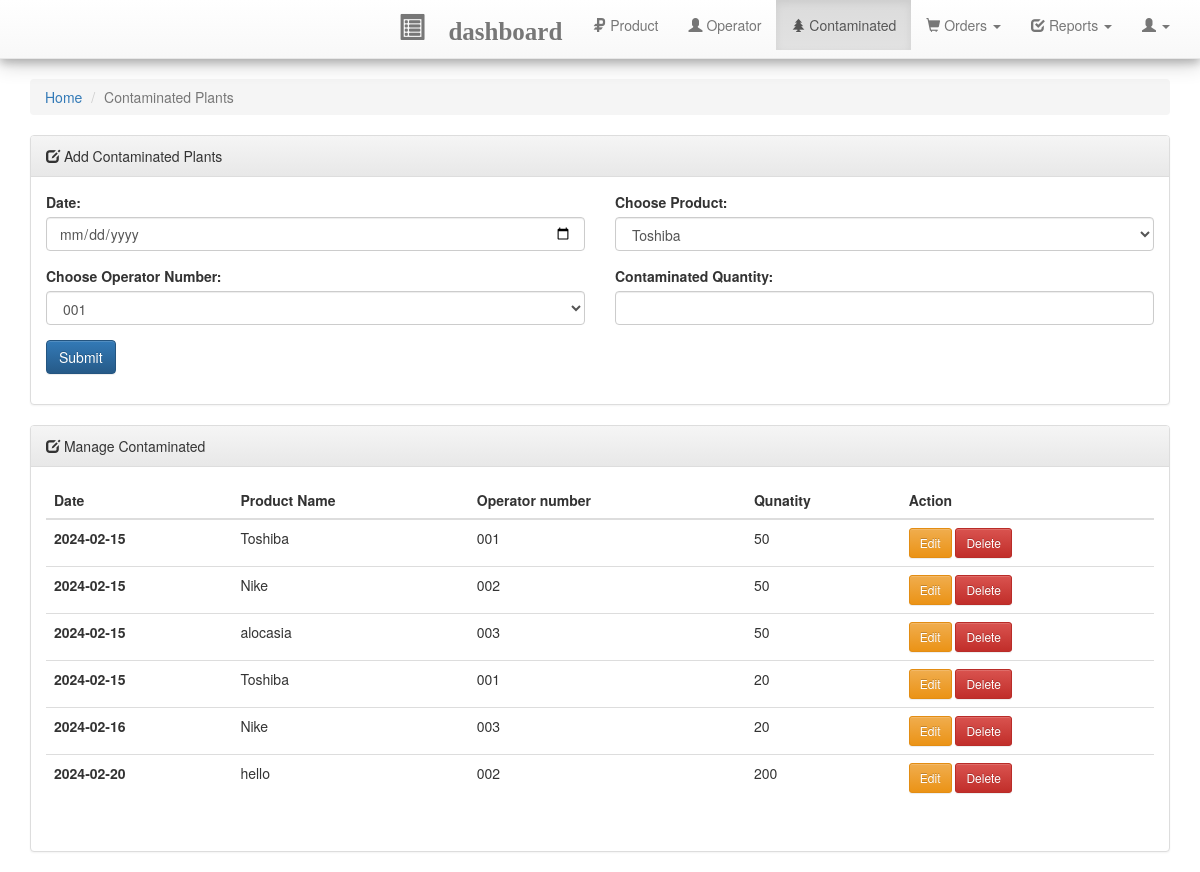
Page /contaminated.php (signed in) on the earlier database version.
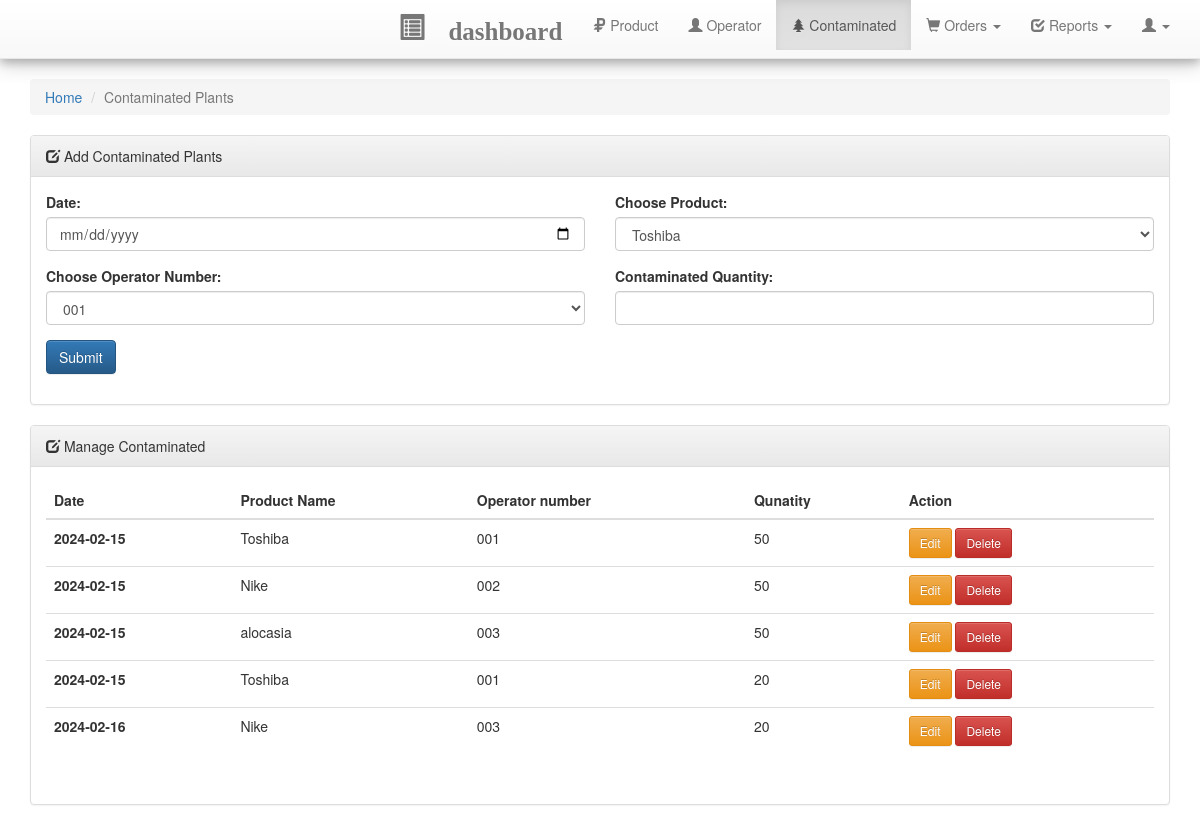
Same page on the later database version.
### tables this page shows
CREATE TABLE `contaminated_plants` (
  `contaminated_id` int(11) NOT NULL,
  `contaminated_date` date NOT NULL,
  `product_id` bigint(11) NOT NULL,
  `operator_number` varchar(50) NOT NULL,
  `contaminated_quantity` int(11) NOT NULL
);

CREATE TABLE `product` (
  `product_id` int(11) NOT NULL,
  `product_date` date DEFAULT NULL,
  `product_name` varchar(255) NOT NULL,
  `quantity` varchar(255) NOT NULL,
  `rate` varchar(255) NOT NULL,
  `wholesale` varchar(255) NOT NULL,
  `thb` varchar(255) NOT NULL,
  `active` int(11) NOT NULL DEFAULT 0,
  `status` int(11) NOT NULL DEFAULT 0
);

### contaminated.php (the view, shortened to what this page needs)
<?php require_once 'includes/header.php'; ?>
<div class="row">
	<div class="col-md-12">
		<ol class="breadcrumb">
		  <li><a href="dashboard.php">Home</a></li>
		  <li class="active">Contaminated Plants</li>
		</ol>
		<div class="panel panel-default">
			<div class="panel-heading">
				<div class="page-heading"> <i class="glyphicon glyphicon-edit"></i> Add Contaminated Plants</div>
			</div>
			<div class="panel-body">
				<div>
					<form method="post" action="php_action/createContaminated.php">
						<div class="row d-flex align-items-center justify-content-center">
							<div class="col-sm-6 form-group">
								<label for="date">Date:</label>
								<input class="form-control" type="date" id="date" name="contaminated_date" required>
							</div>
							<div class="col-sm-6 form-group">
								<label for="product">Choose Product:</label>
								<select class="form-control" name="product_id" id="product" required>
									<?php
									$conn = new mysqli($servername, $username, $password, $dbname);
									$sql = "SELECT * FROM product WHERE status = 1 AND active = 1 AND quantity>0";
									$result = $conn->query($sql);
									if ($result->num_rows > 0) {
									    while ($row = $result->fetch_assoc()) {
									        echo '<option value="' . $row["product_id"] . '">' . $row["product_name"] . '</option>';
									    }
									} else {
									    echo '<option value="">No products found</option>';
									}
									?>
								</select>
							</div>
							<div class="col-sm-6 form-group">
								<label for="operator_number">Choose Operator Number:</label>
								<select class="form-control" name="operator_number" id="operator_number" required>
									<option value="001">001</option>
								</select>
							</div>
							<div class="col-sm-6 form-group">
								<label for="contaminated_quantity">Contaminated Quantity:</label>
								<input class="form-control" type="number" name="contaminated_quantity" required>
							</div>
							<div class="col-sm-6 mt-2 form-group d-flex align-items-center justify-content-end">
								<button class="btn btn-md btn-primary btn-outline-success" type="sucess">Submit</button>
							</div>
						</div>
					</form>
				</div>
			</div>
		</div>
		<div class="panel panel-default">
			<div class="panel-heading">
				<div class="page-heading"> <i class="glyphicon glyphicon-edit"></i> Manage Contaminated</div>
			</div>
			<div class="panel-body">
				<div>
					<div class="row d-flex align-items-center justify-content-center">
						<div class="col-sm-12 form-group">
							<table class="table">
							  <thead>
							    <tr>
							      <th scope="col">Date</th>
							      <th scope="col">Product Name</th>
							      <th scope="col">Operator number</th>
							      <th scope="col">Qunatity</th>
							      <th scope="col">Action</th>
							    </tr>
							  </thead>
							  <tbody>
									<?php
									    $sqlOper = "SELECT cp.contaminated_id, cp.contaminated_date, cp.product_id, cp.operator_number, cp.contaminated_quantity, p.product_name
									                FROM contaminated_plants cp
									                INNER JOIN product p ON p.product_id = cp.product_id";
									    $resultOper = $connect->query($sqlOper);
									    if ($resultOper->num_rows > 0) {
									        while ($rowOper = $resultOper->fetch_assoc()) {
									            echo '<tr>';
									            echo '<th scope="row">' . $rowOper["contaminated_date"] . '</th>';
									            echo '<td>' . $rowOper["product_name"] . '</td>';
									            echo '<td>' . $rowOper["operator_number"] . '</td>';
									            echo '<td>' . $rowOper["contaminated_quantity"] . '</td>';
									            echo '<td>
									                    <a class="btn btn-sm btn-warning" href="editContaminated.php?id=' . $rowOper["contaminated_id"] . '&qua=' . $rowOper["contaminated_quantity"] . '">Edit</a>
									                    <a class="btn btn-sm btn-danger" href="php_action/deleteContaminated.php?id=' . $rowOper["contaminated_id"] . '&pid='.$rowOper["product_id"].'">Delete</a>
									                  </td>';
									            echo '</tr>';
									        }
									    } else {
									        echo '';
									    }
									?>
								</tbody>
							</table>
						</div>
					</div>
				</div>
			</div>
		</div>
	</div>
</div>
<?php require_once 'includes/footer.php'; ?>

Differences in the rows shown:
removed contaminated_plants: contaminated_date "2024-02-20", product.product_name "hello", operator_number "002", contaminated_quantity "200"
